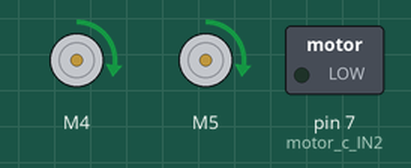
Bench run of a sketch on a simulated Arduino Uno, built with avr-gcc and run on an emulated ATmega328P. Shown: 2 × DC motor (green arrow = forward, orange = backward, longer = faster), switched loads named in the sketch (green lamp = pin HIGH).

Above: at 2.0 s.
At 6.0 s:
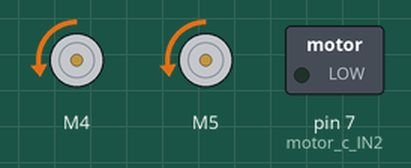
At 10.0 s:
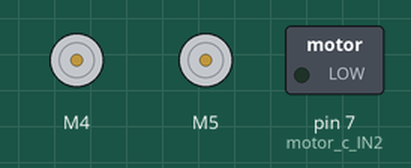
Timing chart, 0 to 15.7 s (numbered marks = the images above):
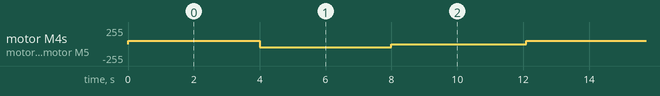

Measured:
- by itself, motor M4, motor M5: repeats every 12.1 s: backward 50/255 4.0 s, stopped 4.1 s, forward 50/255 4.0 s

The sketch:

move-0050.ino
```cpp
#include <SparkFun_TB6612.h>
#include <Arduino_FreeRTOS.h>
int motor_c_ENA=6;   //控制板与驱动板的引脚连接
int motor_c_IN1=8;
int motor_c_IN2=7;
#define AIN1 4
#define BIN1 5
#define AIN2 11
#define BIN2 6
#define PWMA 9
#define PWMB 10
#define STBY 8
#define ENCODER_A_PIN  2     //编码器A相接控制板2号引脚，对应0号外部中断
#define ENCODER_B_PIN  12     //编码器B相接控制板3号引脚，
#define spe  255
#define turn  50            //转向时候的速度
#define delay_time1      100  //停止的时间
#define delay_time2      100  //停止的时间
#define delay_time3      100  //停止的时间
const int offsetA = 1;
const int offsetB = -1;
float  dev=0.0;               //偏差值
float  base=255;           //基准速度
int stop_k210=0 ;           //k210判断是否停下
int potion_k210=0;

Motor motor1 = Motor(AIN1, AIN2, PWMA, offsetA, STBY);
Motor motor2 = Motor(BIN1, BIN2, PWMB, offsetB, STBY);

void setup() {
  pinMode(motor_c_ENA,OUTPUT);  //电机C使能和PWM调速口
  pinMode(motor_c_IN1,OUTPUT);   //电机C控制口
  pinMode(motor_c_IN2,OUTPUT);   //电机C控制口
  pinMode(ENCODER_A_PIN, INPUT);
  pinMode(ENCODER_B_PIN, INPUT);


}

void loop() {

  left (motor1,motor2);
  delay(4000);
  right (motor1,motor2);
  delay(4000);
  stop_car();
  delay(4000);

}
void control ()//平常一直在巡线 当k210识别到数字的时候发送信息让小车停下 停下后转向 转向后巡线
{while(1){
  xTaskCreate(find_line,"find_line",1024,NULL,1,NULL);
  if(stop_k210){
  TaskHandle_t stop_car_task = NULL;
  TaskHandle_t find_line_task = NULL;
    xTaskCreate(stop_car,"stop_car",1024,NULL,2,&stop_car_task);
    delay (delay_time1);
    vTaskDelete(stop_car_task); //任务删除
    xTaskCreate(stop_car,"stop_car",1024,NULL,2,&find_line_task);
     delay (delay_time2);
     vTaskDelete(find_line_task ); //任务删除
     //xTaskCreate(task1,"blink 23",1024,NULL,1,NULL);
  }
  }
  }
void turn_car(bool k210){
  if(potion_k210){
 left ( motor1,motor2);}
  else {
    left (motor1,motor2);
 }//k210输入1则左转 0则右转
}
void left (Motor motor1, Motor motor2){
  motor1.drive(turn);
  motor2.drive(-turn);
  }

void right (Motor motor1, Motor motor2){
  motor1.drive(-turn);
  motor2.drive(turn);
  }

  void find_line(Motor motor1, Motor motor2, int base,float dev)    //巡线代码
{   dev= (int)dev;
    int dev_=0;
    dev_=abs(dev);
   if(dev>0)//左转
           {
  motor1.drive(base);
  motor2.drive(base-dev_);
           }
   else{
   motor1.drive(base-dev);
   motor2.drive(base);
            }
}//当在正常运行时可以调整车子与线的位置
void stop_car()//通过k210的值来控制运动与停止
{ int delay_time=100;
  forward(motor1, motor2,0);
  delay(delay_time3) ;
  }
```
